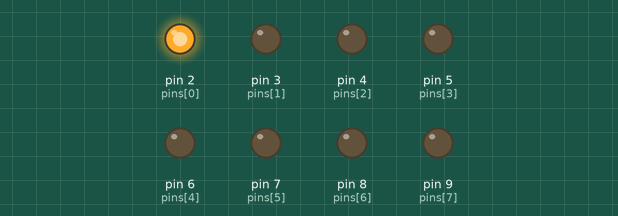
Simulated run of this sketch. Board: Arduino Uno, built with avr-gcc and run on an emulated ATmega328P. Parts: output pins drawn as LEDs (lit = HIGH).

Above: at 0.1 s.
At 0.5 s:
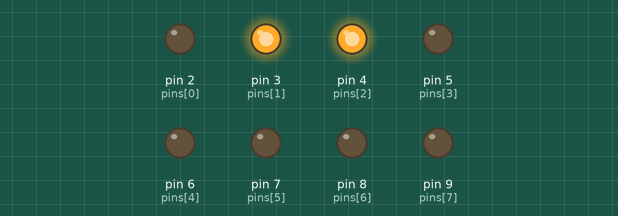
At 0.9 s:
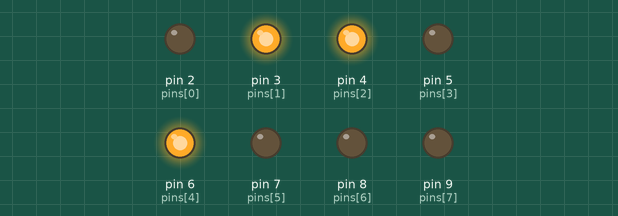
At 1.9 s:
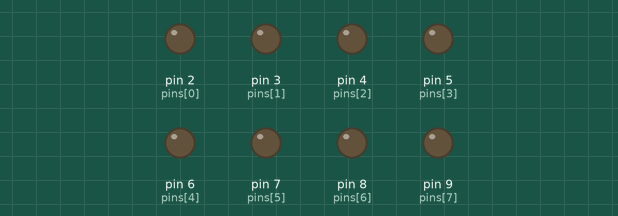
At 3.1 s:
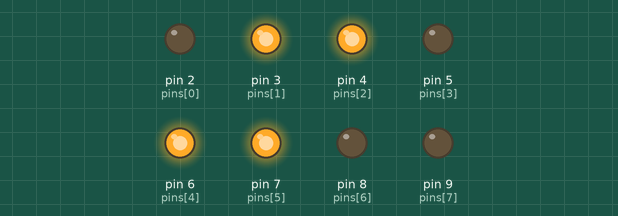
At 4.3 s:
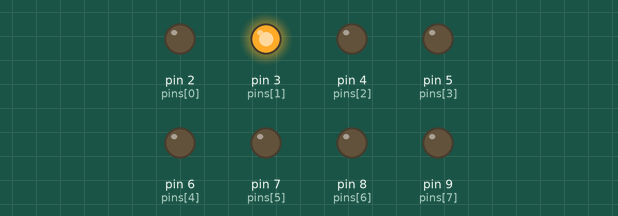
Timing chart, 0 to 4.6 s (numbered marks = the images above):
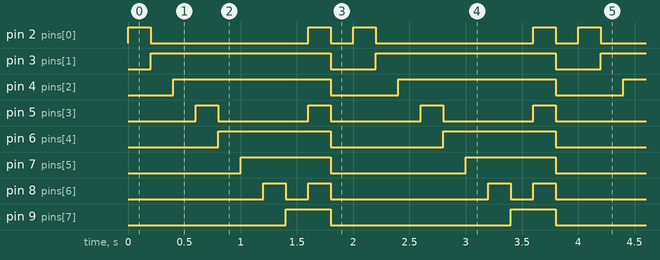

Measured:
- by itself, pin 2 (pins[0]): repeats every 2.0 s: LOW 1.4 s, HIGH 0.20 s, LOW 0.20 s, HIGH 0.20 s
- by itself, pin 3 (pins[1]): alternates HIGH for 1.6 s and LOW for 0.40 s
- by itself, pin 4 (pins[2]): alternates HIGH for 1.4 s and LOW for 0.60 s
- by itself, pin 5 (pins[3]): alternates HIGH for 0.20 s and LOW for 0.80 s
- by itself, pin 6 (pins[4]): alternates HIGH for 1.0 s and LOW for 1.0 s
- by itself, pin 7 (pins[5]): alternates HIGH for 0.80 s and LOW for 1.2 s
- by itself, pin 8 (pins[6]): repeats every 2.0 s: LOW 0.20 s, HIGH 0.20 s, LOW 1.4 s, HIGH 0.20 s
- by itself, pin 9 (pins[7]): alternates HIGH for 0.40 s and LOW for 1.6 s

The sketch:

8_led_pattern1.ino
```cpp
byte pins[]={2, 3, 4, 5, 6, 7, 8, 9};
byte show[][8]={
  {1, 0, 0, 0, 0, 0, 0, 0},
  {0, 1, 0, 0, 0, 0, 0, 0},
  {0, 1, 1, 0, 0, 0, 0, 0},
  {0, 1, 1, 1, 0, 0, 0, 0},
  {0, 1, 1, 0, 1, 0, 0, 0},
  {0, 1, 1, 0, 1, 1, 0, 0},
  {0, 1, 1, 0, 1, 1, 1, 0},
  {0, 1, 1, 0, 1, 1, 0, 1},
  {1, 1, 1, 1, 1, 1, 1, 1},
  {0, 0, 0, 0, 0, 0, 0, 0}
};

void setup()
{
  for (byte i = 0; i < sizeof(pins); ++i) {
   pinMode(pins[i], OUTPUT);
  }
}

void loop()
{
  for(byte i = 0; i < sizeof(show)/sizeof(show[0]); i++){
    for(byte j = 0; j < sizeof(pins); j++){
      digitalWrite(pins[j], show[i][j]);
    }
    delay(200);
  }
}
```
